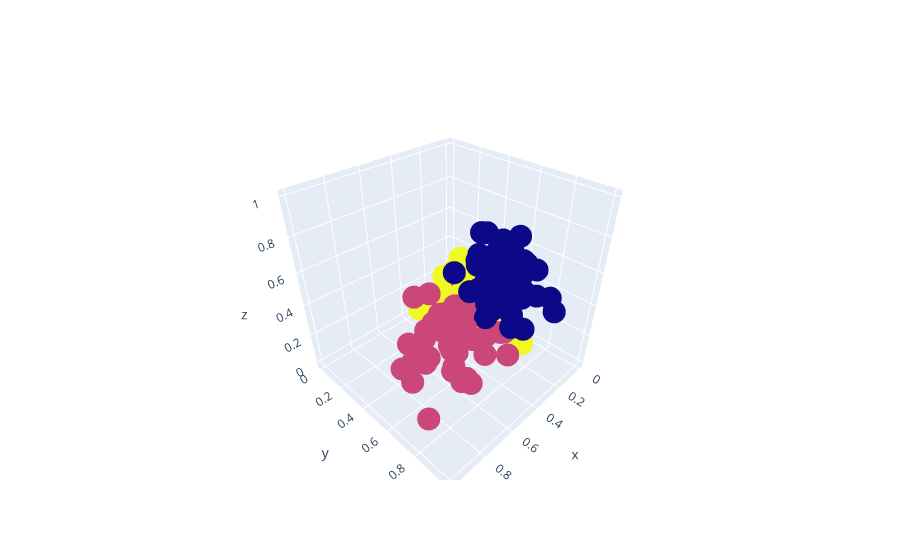

Notebook code cell kept with this figure:
### Code cell
# Plotando os dados em 2D

fig = go.Figure()
fig.add_trace(go.Scatter3d(x = df.Intesidade_cor,
                           y = df.Alcool,
                           z = df.Proline,
                           mode='markers',
                           marker=dict(color=labels.astype(np.float)),
                           text=labels))
fig.show()

### Figure 1 — Plotly figure (JSON) as saved in the notebook; plotly's stock layout.template omitted (floating-point values rounded to 4 significant figures; data arrays with more than 128 entries replaced by an {"elided": "..."} marker saying what was removed)
{"data": [{"marker": {"color": {"elided": "178 int values"}}, "mode": "markers", "text": {"elided": "178 int values"}, "type": "scatter3d", "x": {"elided": "178 float values"}, "y": {"elided": "178 float values"}, "z": {"elided": "178 float values"}}], "layout": {}}
